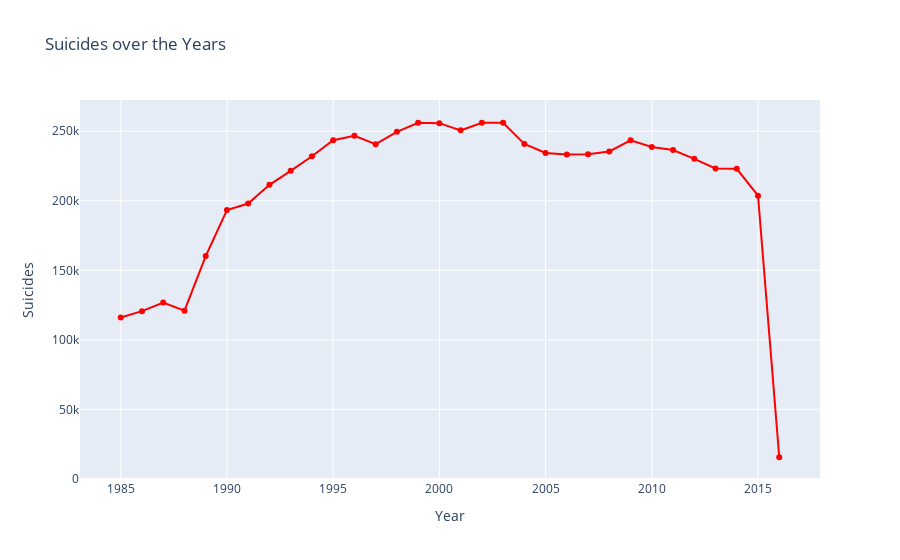

Source (notebook cell):
### Code cell
# total number of suicides over the years
year_list.sort()
deaths_per_year = []
for yearname in year_list:
    deaths_per_year.append(df.groupby('year').get_group(yearname)['suicides_no'].sum())

df2 = pd.DataFrame({
    'year':year_list,
    'deaths':deaths_per_year
})
fig = go.Figure()
fig.add_trace(go.Scatter(x=year_list,y=deaths_per_year,marker={'color':'red'},mode='lines+markers',hovertext=year_list,hoverinfo='text'))
fig.update_layout(
    xaxis_title='Year',
    yaxis_title='Suicides',
    title='Suicides over the Years',
)

### Figure 1 — Plotly figure (JSON) as saved in the notebook; plotly's stock layout.template omitted (floating-point values rounded to 4 significant figures)
{"data": [{"hoverinfo": "text", "hovertext": ["1985", "1986", "1987", "1988", "1989", "1990", "1991", "1992", "1993", "1994", "1995", "1996", "1997", "1998", "1999", "2000", "2001", "2002", "2003", "2004", "2005", "2006", "2007", "2008", "2009", "2010", "2011", "2012", "2013", "2014", "2015", "2016"], "marker": {"color": "red"}, "mode": "lines+markers", "type": "scatter", "x": [1985, 1986, 1987, 1988, 1989, 1990, 1991, 1992, 1993, 1994, 1995, 1996, 1997, 1998, 1999, 2000, 2001, 2002, 2003, 2004, 2005, 2006, 2007, 2008, 2009, 2010, 2011, 2012, 2013, 2014, 2015, 2016], "y": [116063, 120670, 126842, 121026, 160244, 193361, 198020, 211473, 221565, 232063, 243544, 246725, 240745, 249591, 256119, 255832, 250652, 256095, 256079, 240861, 234375, 233361, 233408, 235447, 243487, 238702, 236484, 230160, 223199, 222984, 203640, 15603]}], "layout": {"title": {"text": "Suicides over the Years"}, "xaxis": {"title": {"text": "Year"}}, "yaxis": {"title": {"text": "Suicides"}}}}
